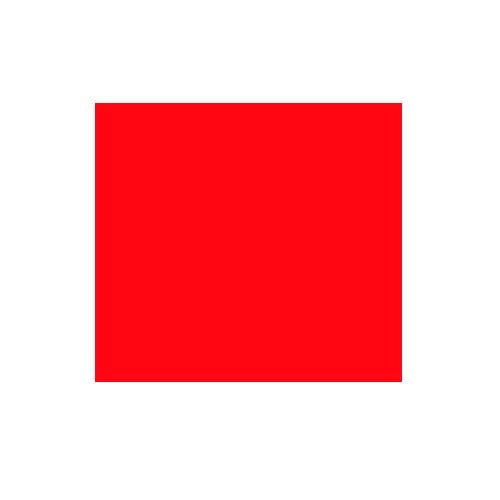
#> input picture image.png, 500 x 500 px
$ python new.py
#> lines starting #> are read from the running program, lines starting #| are printed output that depends on the picture
#> further down, image is the input picture: shape (500, 500, 3); mean B, G, R 173.7, 169.7, 254.6
import cv2
import numpy as np

def grayscale_image(image):
  # convert to grayscale
  gray_image = np.zeros((image.shape[0],image.shape[1]),np.uint8)

  for i in range(image.shape[0]):
    for j in range(image.shape[1]):
      gray_image[i,j] = np.clip(0.07 * image[i,j,0]  + 0.72 * image[i,j,1] + 0.21 * image[i,j,2], 0, 255) # using luminosity method
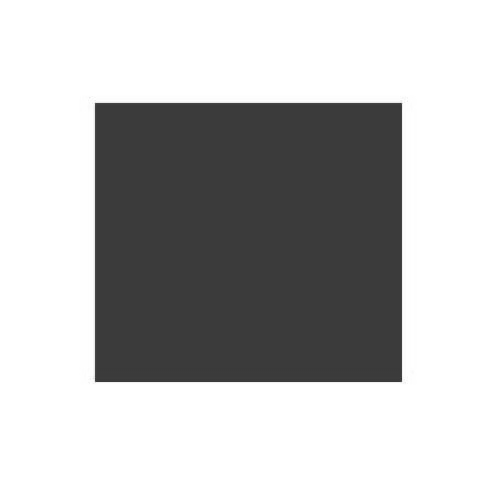
#> gray_image: shape (500, 500); min 50, max 255, mean 187.7


  # display the image
  cv2.imshow('image',gray_image)
  cv2.waitKey(0)

  return gray_image


def initialize_x_filter(size):

  x_filter = np.zeros(size)
  h , w = size
  x_filter[h//2][0]= -1
  x_filter[h//2][-1] = 1

  return x_filter

def initialize_y_filter(size):


  y_filter = np.zeros(size)
  h , w = size
  y_filter[0][h//2]= -1
  y_filter[-1][h//2] = 1

  return y_filter

def padding(image):

  padded_image = np.pad(image , ((1,1),(1,1)) , 'constant', constant_values=(0,0) )
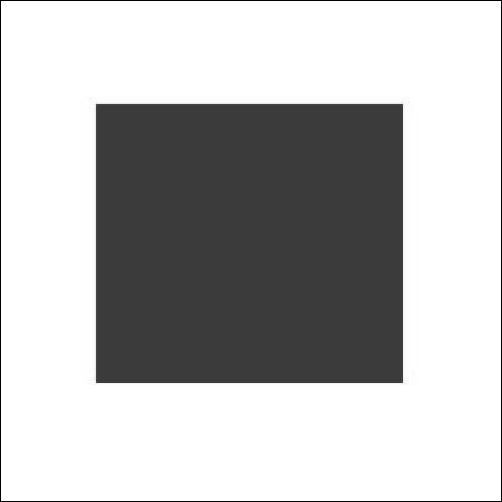
#> padded_image: shape (502, 502); min 0, max 255, mean 186.2

  return padded_image


def conv2d(image, ftr):
    s = ftr.shape + tuple(np.subtract(image.shape, ftr.shape) + 1)
#> s = (3, 3, 500, 500)
    sub_image = np.lib.stride_tricks.as_strided(image, shape = s, strides = image.strides * 2)
    return np.einsum('ij,ijkl->kl', ftr, sub_image)
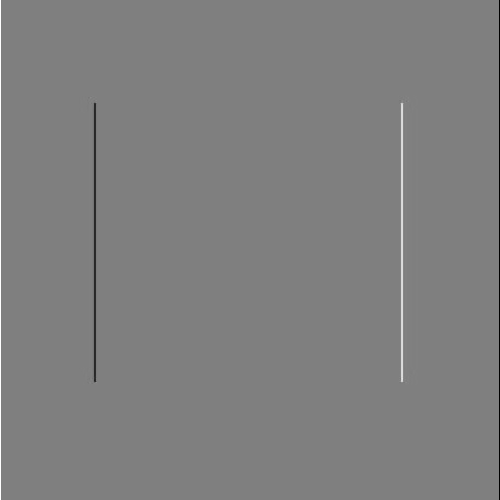
#> returned value: shape (500, 500) float64; min -255, max 255, mean 0; drawn with min black and max white


if __name__ == "__main__":

  im_location = ''

  file_name = 'image.png'

  # read the image
  image = cv2.imread(im_location+file_name)
  # convert the image into grayscale
  gray_image = grayscale_image(image)

  x_filter = initialize_x_filter((3,3))
  y_filter = initialize_y_filter((3,3))

  # convolve the image with the x filter
  I_x = conv2d( padding(gray_image) ,  x_filter)

  # convolve the image with the y filter
  I_y = conv2d( padding(gray_image) ,  y_filter)
#> in conv2d (call 2), `return np.einsum('ij,ijkl->kl', ftr, sub_image)`:
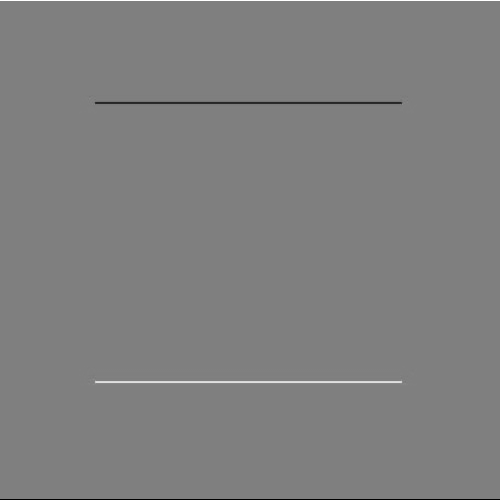
#> returned value: shape (500, 500) float64; min -255, max 255, mean 0; drawn with min black and max white

  # calculate the gradient magnitude
  G = np.sqrt( np.power(I_x,2)  +  np.power(I_y,2) )
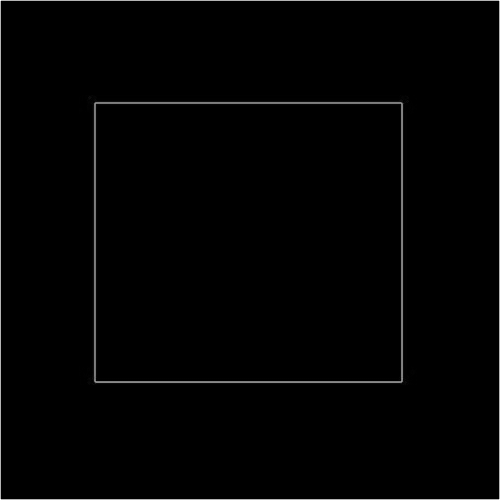
#> G: shape (500, 500) float64; min 0, max 360.6, mean 3.9; drawn with min black and max white


  # apply a threshold. It is different for different images.
  G = np.where (G > 150 , G , 0)
  cv2.imwrite("G_th.png" , G)
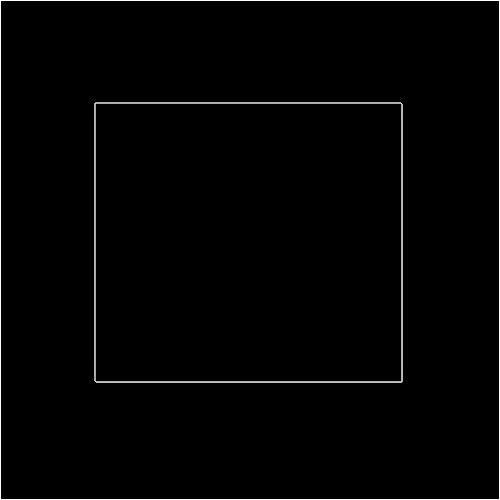
#> saved as G_th.png: shape (500, 500); min 0, max 255, mean 3.7


  # display the result
  cv2.imshow('G',G)
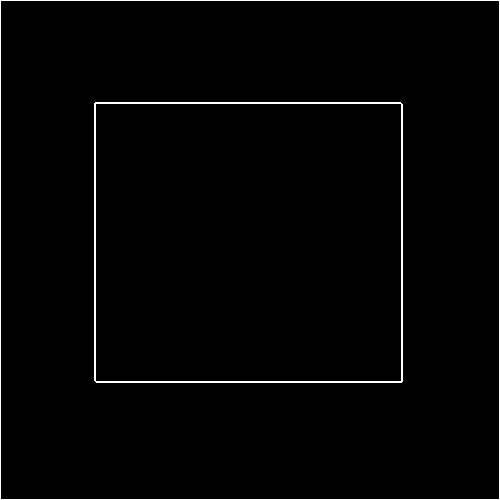
#> window 'G': shape (500, 500); 1.7% white in thin lines or dots
  cv2.waitKey(0)
